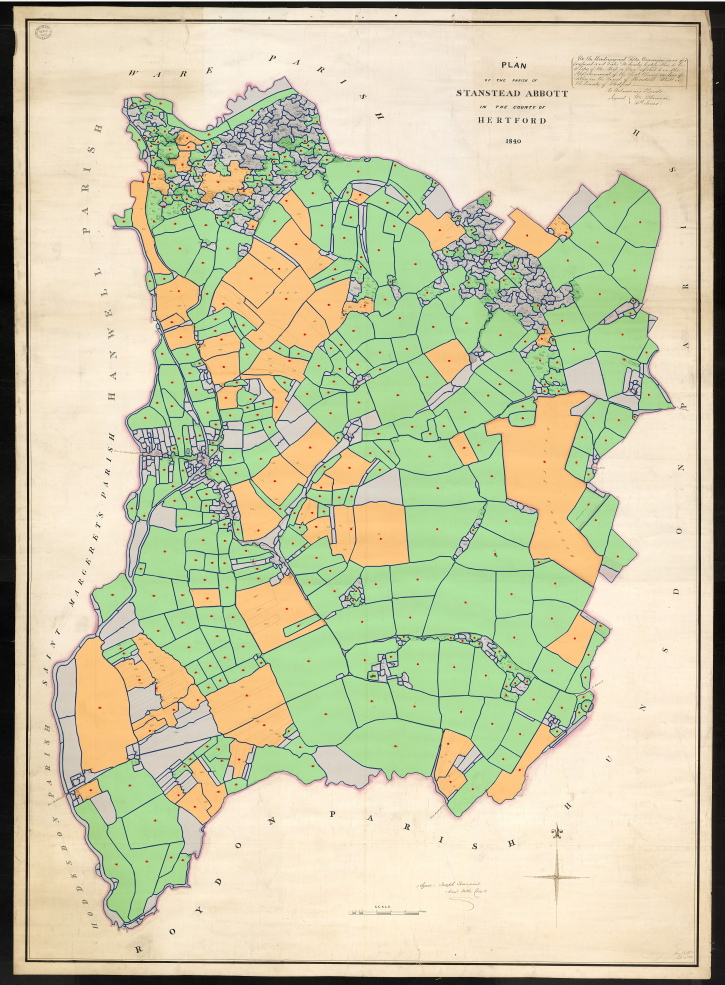
#> input picture auto_preview.jpg, 2174 x 2953 px (shown at 1/3 size)
$ python autotrace.py auto_preview.jpg
#> lines starting #> are read from the running program, lines starting #| are printed output that depends on the picture; after the words box and inside, x2 and y2 are one past the last pixel; in counts of white or black regions, pixels touching at a corner belong together
#!/usr/bin/env python3
"""
autotrace.py - automatically cut a tithe map into candidate field polygons.

    python autotrace.py MAP.jpg                # -> auto_cells.json + auto_preview.jpg
    python autotrace.py MAP.jpg --scale 0.5    # working resolution (0.5 = same as tracer_app.py)

How it works (all classical image processing, no training data needed):
  1. Ink  - a ridge filter (Sato) picks out thin dark lines whatever the paper tone,
            hysteresis keeps faint line sections that join up with strong ones.
  2. Lines- only long connected ink is treated as boundary; small blobs (the plot
            numbers, lettering) are set aside and remembered as 'seeds'.
  3. Cells- every pixel is assigned to a cell with a watershed on the distance-to-ink
            map.  The cell edge therefore lands ON the drawn line (no inset), and a
            small gap in a line cannot leak because neighbouring cells compete.
  4. Merge- watershed over-splits big fields; two neighbours are merged again when the
            cut between them runs through blank paper instead of along ink.
"""
import argparse, json, os, sys, time
import numpy as np, cv2
from scipy import ndimage as ndi
from skimage.filters import sato, apply_hysteresis_threshold
from skimage.morphology import h_maxima
from skimage.segmentation import watershed

P = dict(
    sigmas=(0.8, 1.2, 1.8),   # line widths to look for, in working-res px
    lo=0.025, hi=0.08,        # hysteresis thresholds on ridge strength (lower = finds fainter lines, more noise)
    line_diag=30, line_area=250,   # ink components bigger than this are 'line network'
    h=1.5,                    # peak dynamics for watershed seeds (px of distance)
    merge_paper=0.50,         # merge if >50% of the cut runs through blank paper
    min_area=60,              # ignore cells smaller than this (px at working res)
    frame_margin=40,          # cells touching this outer band are the page margin
    eps=1.2,                  # polygon simplification (px)
    max_frac=0.03,            # cells bigger than this fraction of the page are the blank margin, not a field
)

def log(*a): print(f"[{time.strftime('%H:%M:%S')}]", *a, flush=True)

# ------------------------------------------------------------------ 1. ink
def ink_mask(gray):
    g = gray.astype(np.float32)
    bg = cv2.morphologyEx(g, cv2.MORPH_CLOSE, cv2.getStructuringElement(cv2.MORPH_ELLIPSE, (31, 31)))
    bg = cv2.GaussianBlur(bg, (0, 0), 8)
    dark = 1 - np.clip(g / np.maximum(bg, 1), 0, 1.2)
    r = sato(dark, sigmas=P["sigmas"], black_ridges=False).astype(np.float32)
    return r

def split_lines_glyphs(r):
    ink = apply_hysteresis_threshold(r, P["lo"], P["hi"]).astype(np.uint8)
    n, lab, st, _ = cv2.connectedComponentsWithStats(ink, connectivity=8)
    diag = np.hypot(st[:, 2], st[:, 3])
    isline = np.zeros(n, bool)
    isline[1:] = (diag[1:] >= P["line_diag"]) | (st[1:, 4] >= P["line_area"])
    lines = isline[lab]
    return lines, ink

def number_seeds(r, lines):
    """Small, faint blobs that are not part of the line network = digits & text."""
    ink_s = apply_hysteresis_threshold(r, 0.03, 0.07).astype(np.uint8)
    ink_s[cv2.dilate(lines.astype(np.uint8), np.ones((5, 5), np.uint8)) > 0] = 0
    n, lab, st, _ = cv2.connectedComponentsWithStats(ink_s, connectivity=8)
    ok = np.zeros(n, bool)
    ok[1:] = (st[1:, 4] >= 6) & (st[1:, 4] <= 400) & (st[1:, 3] <= 22) & (st[1:, 2] <= 26)
    g = ok[lab].astype(np.uint8)
    cl = cv2.dilate(g, cv2.getStructuringElement(cv2.MORPH_RECT, (9, 7)))
    n2, l2, st2, _ = cv2.connectedComponentsWithStats(cl, connectivity=8)
    seeds = []
    for i in range(1, n2):
        if st2[i, 4] > 4000: continue          # a giant cluster = lettering / texture, not a number
        x, y, w, h = st2[i, :4]
        sub = (l2[y:y+h, x:x+w] == i) & (g[y:y+h, x:x+w] > 0)
        ys, xs = np.nonzero(sub)
        if len(xs) == 0: continue
        xs = xs + x; ys = ys + y
        seeds.append(dict(x=float(xs.mean()), y=float(ys.mean()),
                          bbox=[int(xs.min()), int(ys.min()), int(xs.max()), int(ys.max())], n=int(len(xs))))
    return seeds

# ------------------------------------------------------------------ 3/4. cells
def cut_stats(lab, D):
    """for every pair of touching labels: (#cut pixel pairs, #of them lying in blank paper)"""
    N = int(lab.max()) + 1
    tot, pap = {}, {}
    keys_all, paper_all = [], []
    for a, b, da, db in ((lab[:, :-1], lab[:, 1:], D[:, :-1], D[:, 1:]),
                         (lab[:-1, :], lab[1:, :], D[:-1, :], D[1:, :])):
        m = a != b
        x, y = a[m].astype(np.int64), b[m].astype(np.int64)
        lo, hi = np.minimum(x, y), np.maximum(x, y)
        keys_all.append(lo * N + hi)
        paper_all.append(np.minimum(da[m], db[m]) >= 1.0)
    keys = np.concatenate(keys_all); paper = np.concatenate(paper_all)
    uk, inv = np.unique(keys, return_inverse=True)
    cnt = np.bincount(inv); pp = np.bincount(inv, weights=paper)
    return uk // N, uk % N, cnt, pp

def merge_regions(ws, D):
    parent = np.arange(int(ws.max()) + 1)
    def find(a):
        while parent[a] != a:
            parent[a] = parent[parent[a]]; a = parent[a]
        return a
    lab = ws
    for it in range(8):
        a, b, cnt, pp = cut_stats(lab, D)
        frac = pp / np.maximum(cnt, 1)
        sel = np.nonzero(frac > P["merge_paper"])[0]
        if len(sel) == 0: break
        for i in sel[np.argsort(-frac[sel])]:
            ra, rb = find(a[i]), find(b[i])
            if ra != rb: parent[rb] = ra
        roots = np.array([find(i) for i in range(len(parent))])
        lab = roots[ws]
        log(f"  merge pass {it+1}: merged {len(sel)} cuts -> {len(np.unique(lab))} regions")
    return lab

def build(img_bgr, scale):
    if scale != 1.0:
        img = cv2.resize(img_bgr, None, fx=scale, fy=scale, interpolation=cv2.INTER_AREA)
    else:
        img = img_bgr
    H, W = img.shape[:2]
    gray = cv2.cvtColor(img, cv2.COLOR_BGR2GRAY)
    log(f"working image {W}x{H}")
    r = ink_mask(gray); log("ridge filter done")
    lines, _ = split_lines_glyphs(r)
    seeds = number_seeds(r, lines); log(f"ink lines found; {len(seeds)} number-like blobs")
    free = (~lines).astype(np.uint8)
    D = cv2.distanceTransform(free, cv2.DIST_L2, 5)
    Ds = cv2.GaussianBlur(D, (0, 0), 1.0)
    pk = h_maxima(Ds, P["h"])
    markers, nm = ndi.label(pk)
    log(f"{nm} watershed seeds")
    ws = watershed(-Ds, markers)
    log("watershed done")
    reg = merge_regions(ws, D)
    return img, reg, seeds, Ds

def polygons(reg, seeds, Ds, W, H):
    ids, counts = np.unique(reg, return_counts=True)
    sx = np.clip(np.array([int(round(s["x"])) for s in seeds]), 0, W - 1)
    sy = np.clip(np.array([int(round(s["y"])) for s in seeds]), 0, H - 1)
    seed_reg = reg[sy, sx] if len(seeds) else np.array([], int)
    objs = ndi.find_objects(reg)  # index = label-1
    m = P["frame_margin"]
    border = set(np.unique(np.concatenate([reg[:m].ravel(), reg[-m:].ravel(), reg[:, :m].ravel(), reg[:, -m:].ravel()])).tolist())
    keep = [int(r) for r, a in zip(ids, counts) if r != 0 and r not in border and P["min_area"] <= a <= P["max_frac"] * W * H]
    poles = ndi.maximum_position(Ds, labels=reg, index=keep)
    area_of = dict(zip(ids.tolist(), counts.tolist()))
    cells = []
    for rid, pole in zip(keep, poles):
        sl = objs[rid - 1]
        if sl is None: continue
        y0, x0 = sl[0].start, sl[1].start
        mk = (reg[sl] == rid).astype(np.uint8)
        mk = cv2.copyMakeBorder(mk, 1, 1, 1, 1, cv2.BORDER_CONSTANT, value=0)
        cs, _ = cv2.findContours(mk, cv2.RETR_EXTERNAL, cv2.CHAIN_APPROX_NONE)
        if not cs: continue
        c = max(cs, key=cv2.contourArea)
        c = cv2.approxPolyDP(c, P["eps"], True).reshape(-1, 2) - 1
        if len(c) < 3: continue
        mine = np.nonzero(seed_reg == rid)[0]
        cell = dict(id=rid, pts=(c + [x0, y0]).tolist(), area=int(area_of[rid]), nseeds=int(len(mine)),
                    pole=[int(pole[1]), int(pole[0])])
        if len(mine):
            # a plot number sits near the middle of its field: take the blob closest to the pole
            j = min(mine, key=lambda i: (seeds[i]["x"] - pole[1]) ** 2 + (seeds[i]["y"] - pole[0]) ** 2)
            cell["seed"] = [round(seeds[j]["x"], 1), round(seeds[j]["y"], 1)]
            cell["seed_bbox"] = seeds[j]["bbox"]
        cells.append(cell)
    return cells

def keep_main_tiling(cells, W, H):
    """Cells that form one connected mass = the parish. Islands (title box, scale bar, signature) are dropped."""
    if not cells: return cells
    m = np.zeros((H, W), np.uint8)
    for c in cells: cv2.fillPoly(m, [np.array(c["pts"], np.int32)], 255)
    m = cv2.dilate(m, np.ones((15, 15), np.uint8))
    n, lab, st, _ = cv2.connectedComponentsWithStats(m)
    big = 1 + int(np.argmax(st[1:, cv2.CC_STAT_AREA]))
    return [c for c in cells if lab[min(max(c["pole"][1], 0), H - 1), min(max(c["pole"][0], 0), W - 1)] == big]

def preview(img, cells, path):
    out = img.copy()
    ov = img.copy()
    for c in cells:
        col = (60, 200, 60) if c["nseeds"] == 1 else (0, 140, 255) if c["nseeds"] > 1 else (170, 170, 170)
        cv2.fillPoly(ov, [np.array(c["pts"], np.int32)], col)
    out = cv2.addWeighted(img, 0.6, ov, 0.4, 0)
    for c in cells:
        cv2.polylines(out, [np.array(c["pts"], np.int32)], True, (90, 30, 0), 1, cv2.LINE_AA)
        if "seed" in c: cv2.circle(out, (int(c["seed"][0]), int(c["seed"][1])), 3, (0, 0, 255), -1)
    cv2.imwrite(path, out, [cv2.IMWRITE_JPEG_QUALITY, 88])

def main():
    ap = argparse.ArgumentParser()
    ap.add_argument("image"); ap.add_argument("--scale", type=float, default=0.5)
    ap.add_argument("--out", default="auto_cells.json")
    ap.add_argument("--preview", default="auto_preview.jpg")
    ap.add_argument("--lo", type=float, default=P["lo"]); ap.add_argument("--hi", type=float, default=P["hi"])
    a = ap.parse_args()
    P["lo"], P["hi"] = a.lo, a.hi
    cv2.setNumThreads(1)
    img0 = cv2.imread(a.image); assert img0 is not None, f"cannot read {a.image}"
#> in main, img0 is the input picture: shape (2953, 2174, 3); mean B, G, R 165.1, 200.2, 200.5
    img, reg, seeds, Ds = build(img0, a.scale)
#> in split_lines_glyphs, `ink = apply_hysteresis_threshold(r, P["lo"], P["hi"]).astype(np.uint8)`:
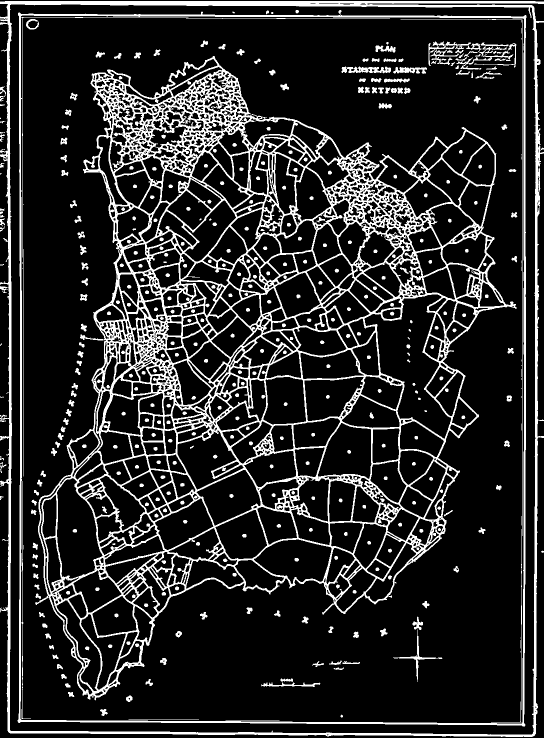
#> ink: shape (1476, 1087) (shown at 1/2 size); values 0 (black) and 1 (white), 16.1% white; 405 white regions (17 under 20 px), largest, box (x1, y1, x2, y2) and area: (70, 112, 1034, 1401) 173482, (0, 2, 1087, 1474) 32615, (35, 20, 1053, 1453) 21526
#> in split_lines_glyphs, `n, lab, st, _ = cv2.connectedComponentsWithStats(ink, connectivity=8)`: lab: shape (1476, 1087) int32; 406 distinct labels, from 0 to 405
#> in split_lines_glyphs, `n, lab, st, _ = cv2.connectedComponentsWithStats(ink, connectivity=8)`: n = 406; st = 406 rows, first 6: [0, 0, 1087, 1476, 1345670], [0, 2, 1087, 1472, 32615], [532, 21, 6, 8, 34], [591, 20, 7, 7, 38], [35, 20, 1018, 1433, 21526], [465, 23, 5, 4, 13]
#> in split_lines_glyphs, `diag = np.hypot(st[:, 2], st[:, 3])`: diag = 406 values, max 1833.1 at index 0, min 3.61 at index 66, mean 36.76
#> in number_seeds, `ink_s = apply_hysteresis_threshold(r, 0.03, 0.07).astype(np.uint8)`: ink_s: shape (1476, 1087); values 0 (black) and 1 (white), 15.4% white; 481 white regions (62 under 20 px), largest, box (x1, y1, x2, y2) and area: (71, 112, 1033, 1400) 166107, (0, 2, 1087, 1474) 30502, (35, 24, 1053, 1453) 19927
#> in number_seeds, `ink_s[cv2.dilate(lines.astype(np.uint8), np.ones((5, 5), np.uint8)) > ..`: ink_s: shape (1476, 1087); values 0 (black) and 1 (white), 1.3% white; 422 white regions (59 under 20 px), largest, box (x1, y1, x2, y2) and area: (757, 206, 784, 217) 193, (561, 167, 578, 181) 133, (160, 491, 173, 510) 126
#> in number_seeds, `n, lab, st, _ = cv2.connectedComponentsWithStats(ink_s, connectivity=8)`: lab: shape (1476, 1087) int32; 423 distinct labels, from 0 to 422
#> in number_seeds, `n, lab, st, _ = cv2.connectedComponentsWithStats(ink_s, connectivity=8)`: n = 423; st = 423 rows, first 6: [0, 0, 1087, 1476, 1583800], [532, 21, 5, 6, 27], [591, 20, 7, 7, 37], [329, 25, 4, 2, 6], [465, 24, 4, 3, 9], [542, 24, 5, 4, 16]
#> in number_seeds, `g = ok[lab].astype(np.uint8)`: g: shape (1476, 1087); values 0 (black) and 1 (white), 1.2% white; 413 white regions (56 under 20 px), largest, box (x1, y1, x2, y2) and area: (561, 167, 578, 181) 133, (160, 491, 173, 510) 126, (160, 588, 175, 602) 126
#> in number_seeds, `cl = cv2.dilate(g, cv2.getStructuringElement(cv2.MORPH_RECT, (9, 7)))`: cl: shape (1476, 1087); values 0 (black) and 1 (white), 5.4% white; 369 white regions, largest, box (x1, y1, x2, y2) and area: (98, 764, 160, 915) 2641, (712, 171, 825, 190) 1973, (721, 114, 811, 127) 1090
#> in number_seeds, `n2, l2, st2, _ = cv2.connectedComponentsWithStats(cl, connectivity=8)`:
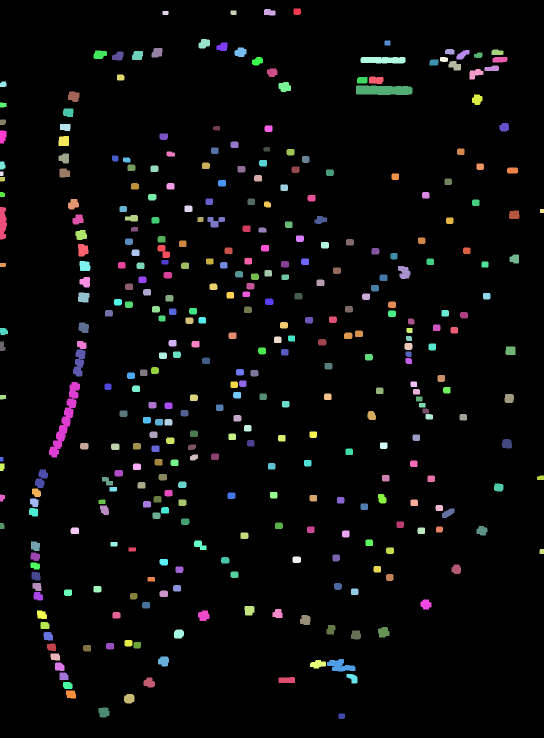
#> l2: shape (1476, 1087) int32 (shown at 1/2 size); 370 distinct labels, from 0 to 369; one colour per label, 0 black
#> in number_seeds, `n2, l2, st2, _ = cv2.connectedComponentsWithStats(cl, connectivity=8)`: n2 = 370; st2 = 370 rows, first 6: [0, 0, 1087, 1476, 1518003], [587, 17, 15, 13, 183], [528, 18, 23, 13, 253], [461, 21, 12, 9, 105], [325, 22, 12, 8, 94], [397, 78, 23, 19, 349]
#> the loop in number_seeds, `for i in range(1, n2):` made 369 passes
#> (x, y, w, h) on passes 1, 2, 5: (587, 17, 15, 13), (528, 18, 23, 13), (397, 78, 23, 19)
#> after the loop in number_seeds, `for i in range(1, n2):`: seeds = 369 items
#> in build, `pk = h_maxima(Ds, P["h"])`: pk: shape (1476, 1087); values 0 (black) and 1 (white), 0.12% white in thin lines or dots
#> in build, `markers, nm = ndi.label(pk)`: markers: shape (1476, 1087) int32; 813 distinct labels, from 0 to 812
#> in build, `markers, nm = ndi.label(pk)`: nm = 812
#> in build, `ws = watershed(-Ds, markers)`:
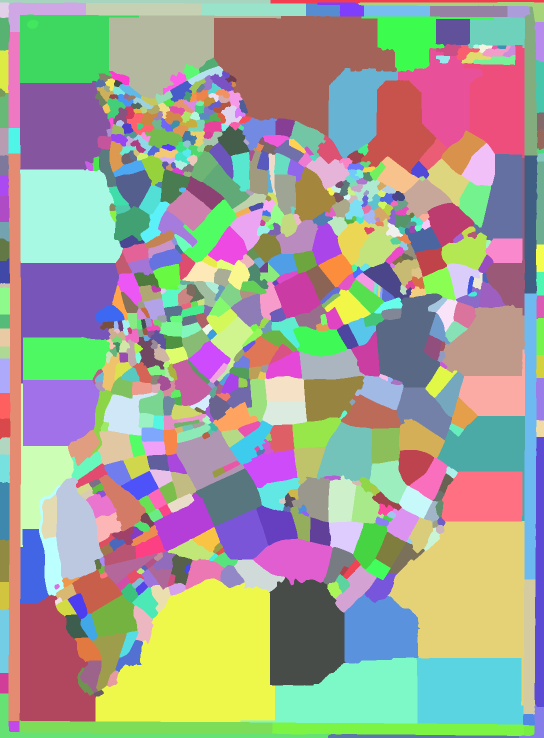
#> ws: shape (1476, 1087) int32 (shown at 1/2 size); 812 distinct labels, from 1 to 812; one colour per label, 0 black
#> the loop in merge_regions, `for it in range(8):` made 2 passes
#> N in cut_stats on passes 1 to 2: 813, 812
#> pass 1, in merge_regions, `lab = roots[ws]`:
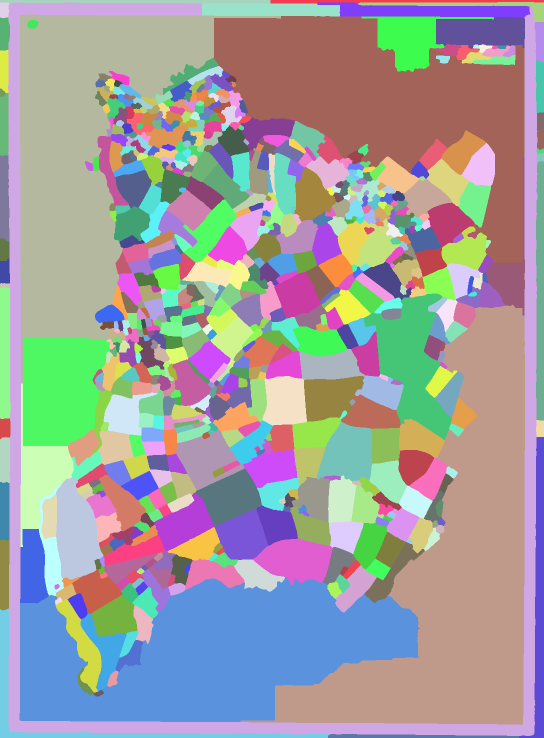
#> lab: shape (1476, 1087) int64 (shown at 1/2 size); 723 distinct labels, from 1 to 811; one colour per label, 0 black
#> after the loop in merge_regions, `for it in range(8):`: parent = 813 values, max 811 at index 811, min 0 at index 0, mean 392.1
#> seeds = 369 items
    H, W = img.shape[:2]
#> H = 1476; W = 1087
    cells = keep_main_tiling(polygons(reg, seeds, Ds, W, H), W, H)
#> in polygons, `ids, counts = np.unique(reg, return_counts=True)`: ids = 723 values from 1 to 811; counts = 723 values, max 177836 at index 471, min 67 at index 623, mean 2219.1
#> in polygons, `sx = np.clip(np.array([int(round(s["x"])) for s in seeds]), 0, W - 1)`: sx = 369 values, max 1085 at index 85, min 1 at index 64, mean 485.4
#> in polygons, `sy = np.clip(np.array([int(round(s["y"])) for s in seeds]), 0, H - 1)`: sy = 369 values, max 1432 at index 368, min 23 at index 0, mean 707.1
#> in polygons, `seed_reg = reg[sy, sx] if len(seeds) else np.array([], int)`: seed_reg = 369 values, max 800 at index 269, min 3 at index 3, mean 451.6
#> in polygons, `objs = ndi.find_objects(reg)`: objs = 811 items
#> in polygons, `border = set(np.unique(np.concatenate([reg[:m].ravel(), reg[-m:].ravel..`: border = 38 items
#> in polygons, `keep = [int(r) for r, a in zip(ids, counts) if r != 0 and r not in bor..`: keep = 685 values from 13 to 804
#> in polygons, `poles = ndi.maximum_position(Ds, labels=reg, index=keep)`: poles = 685 pairs, first value 48 to 1388, second value 65 to 1024
#> in polygons, `area_of = dict(zip(ids.tolist(), counts.tolist()))`: area_of = 723 items
#> the loop in polygons, `for rid, pole in zip(keep, poles):` made 685 passes
#> (rid, pole, y0, x0, cs, mine, j) on passes 7, 8, 9, 10, 11, 18: (25, (104, 902), 88, 872, 1 contour; box (x1, y1, x2, y2) and area: (1, 1, 52, 25) 723, [9], 9), (26, (105, 997), 91, 965, 1 contour; box (x1, y1, x2, y2) and area: (1, 1, 57, 24) 649, [10], 10), (27, (110, 957), 103, 923, 1 contour; box (x1, y1, x2, y2) and area: (1, 1, 60, 25) 678, [15], 15), (28, (113, 921), 89, 913, 1 contour; box (x1, y1, x2, y2) and area: (1, 1, 48, 32) 662, [12], 12), (30, (119, 889), 111, 872, 1 contour; box (x1, y1, x2, y2) and area: (1, 1, 29, 17) 298, [18], 18), (42, (159, 250), 142, 218, 1 contour; box (x1, y1, x2, y2) and area: (1, 1, 42, 29) 526, [25], 25)
#> (rid, pole, y0, x0, mine, j) on pass 12: (31, (121, 991), 110, 945, [19], 19)
#> after the loop in polygons, `for rid, pole in zip(keep, poles):`: cells = 685 items
#> in keep_main_tiling, `m = np.zeros((H, W), np.uint8)`: m: shape (1476, 1087); every value is 0
#> after the loop in keep_main_tiling, `for c in cells: cv2.fillPoly(m, [np.array(c["pts"], np.int32)], 255)`:
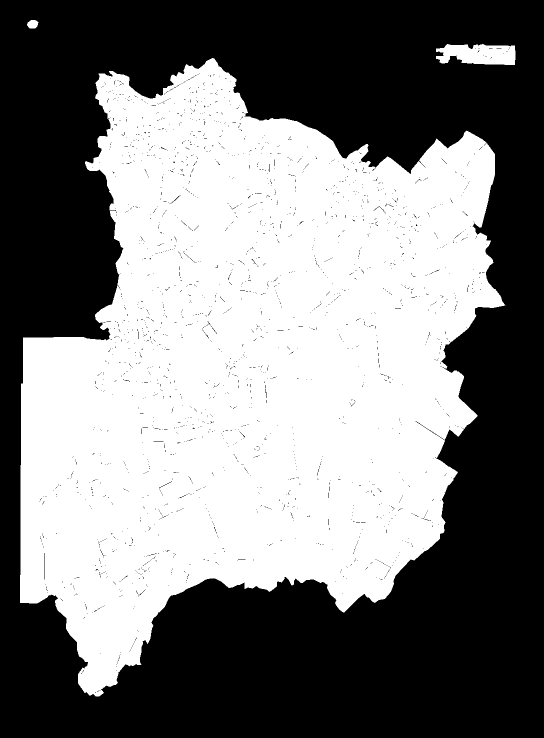
#> m: shape (1476, 1087) (shown at 1/2 size); 49.2% white; 3 white regions, box (x1, y1, x2, y2) and area: (40, 116, 1011, 1393) 783952, (872, 88, 1031, 130) 5270, (54, 40, 77, 57) 304
#> in keep_main_tiling, `m = cv2.dilate(m, np.ones((15, 15), np.uint8))`: m: shape (1476, 1087); 52.5% white; 1 black region, box (x1, y1, x2, y2) and area: (0, 0, 1087, 1476) 761884
#> in keep_main_tiling, `n, lab, st, _ = cv2.connectedComponentsWithStats(m)`:
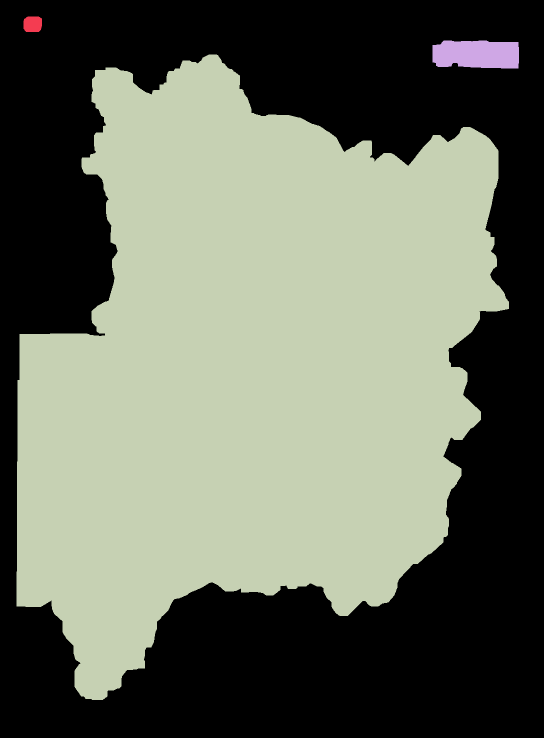
#> lab: shape (1476, 1087) int32 (shown at 1/2 size); 4 distinct labels, from 0 to 3; one colour per label, 0 black
#> in keep_main_tiling, `n, lab, st, _ = cv2.connectedComponentsWithStats(m)`: n = 4; st = [[0, 0, 1087, 1476, 761884], [47, 33, 37, 31, 1060], [865, 81, 173, 56, 8767], [33, 109, 985, 1291, 832701]]
#> in keep_main_tiling, `big = 1 + int(np.argmax(st[1:, cv2.CC_STAT_AREA]))`: big = 3
#> cells = 673 items
    log(f"{len(cells)} cells: {sum(c['nseeds']==1 for c in cells)} with exactly one number blob, "
        f"{sum(c['nseeds']==0 for c in cells)} with none, {sum(c['nseeds']>1 for c in cells)} with several")
    json.dump(dict(scale=a.scale, size=[W, H], cells=cells), open(a.out, "w"))
    preview(img, cells, a.preview)
#> the loop in preview, `for c in cells:` made 673 passes
#> col on passes 1 to 3: (170, 170, 170), (170, 170, 170), (170, 170, 170)
#> after the loop in preview, `for c in cells:`:
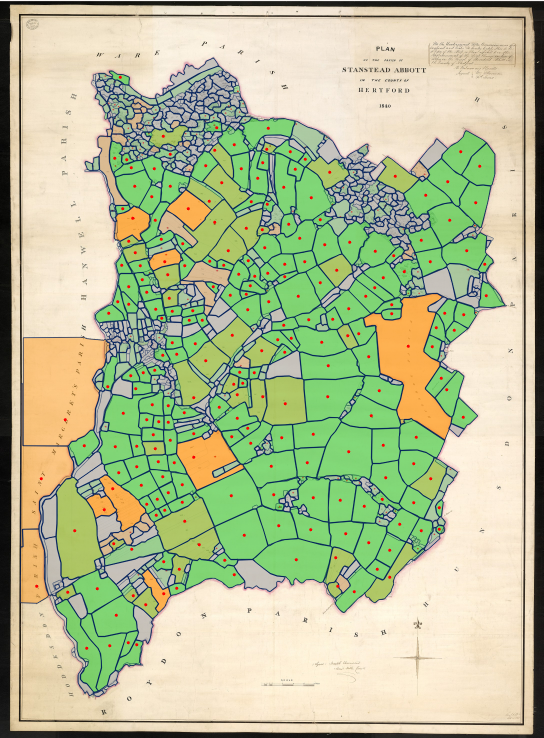
#> out: shape (1476, 1087, 3) (shown at 1/2 size); mean B, G, R 149, 190.1, 179.9
    log("wrote", a.out, a.preview)

if __name__ == "__main__":
    main()
